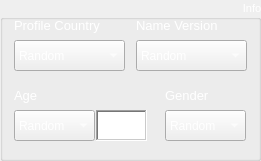
   <widget class="QGroupBox" name="gbInfo">
    <property name="geometry">
     <rect>
      <x>20</x>
      <y>10</y>
      <width>261</width>
      <height>161</height>
     </rect>
    </property>
    <property name="font">
     <font>
      <pointsize>8</pointsize>
     </font>
    </property>
    <property name="layoutDirection">
     <enum>Qt::LeftToRight</enum>
    </property>
    <property name="autoFillBackground">
     <bool>false</bool>
    </property>
    <property name="styleSheet">
     <string notr="true">color: rgb(255, 255, 255);</string>
    </property>
    <property name="title">
     <string> Info </string>
    </property>
    <property name="alignment">
     <set>Qt::AlignRight|Qt::AlignTrailing|Qt::AlignVCenter</set>
    </property>
    <property name="flat">
     <bool>false</bool>
    </property>
    <property name="checkable">
     <bool>false</bool>
    </property>
    <widget class="QLabel" name="lbProfileCountry">
     <property name="geometry">
      <rect>
       <x>14</x>
       <y>10</y>
       <width>91</width>
       <height>31</height>
      </rect>
     </property>
     <property name="font">
      <font>
       <pointsize>7</pointsize>
      </font>
     </property>
     <property name="layoutDirection">
      <enum>Qt::RightToLeft</enum>
     </property>
     <property name="text">
      <string>&lt;html&gt;&lt;head/&gt;&lt;body&gt;&lt;p&gt;&lt;span style=&quot; font-size:10pt; color:#ffffff;&quot;&gt;Profile Country&lt;/span&gt;&lt;/p&gt;&lt;/body&gt;&lt;/html&gt;</string>
     </property>
     <property name="alignment">
      <set>Qt::AlignLeading|Qt::AlignLeft|Qt::AlignVCenter</set>
     </property>
    </widget>
    <widget class="QComboBox" name="cbProfileCountry">
     <property name="geometry">
      <rect>
       <x>14</x>
       <y>40</y>
       <width>111</width>
       <height>31</height>
      </rect>
     </property>
     <property name="cursor">
      <cursorShape>PointingHandCursor</cursorShape>
     </property>
     <property name="currentIndex">
      <number>0</number>
     </property>
     <item>
      <property name="text">
       <string>Random</string>
      </property>
     </item>
     <item>
      <property name="text">
       <string>Unite State</string>
      </property>
     </item>
     <item>
      <property name="text">
       <string>Khmer</string>
      </property>
     </item>
     <item>
      <property name="text">
       <string>Thai</string>
      </property>
     </item>
    </widget>
    <widget class="QLabel" name="lbGender">
     <property name="geometry">
      <rect>
       <x>165</x>
       <y>80</y>
       <width>51</width>
       <height>31</height>
      </rect>
     </property>
     <property name="font">
      <font>
       <pointsize>7</pointsize>
      </font>
     </property>
     <property name="layoutDirection">
      <enum>Qt::RightToLeft</enum>
     </property>
     <property name="text">
      <string>&lt;html&gt;&lt;head/&gt;&lt;body&gt;&lt;p&gt;&lt;span style=&quot; font-size:10pt; color:#ffffff;&quot;&gt;Gender&lt;/span&gt;&lt;/p&gt;&lt;/body&gt;&lt;/html&gt;</string>
     </property>
     <property name="alignment">
      <set>Qt::AlignLeading|Qt::AlignLeft|Qt::AlignVCenter</set>
     </property>
    </widget>
    <widget class="QComboBox" name="cbGender">
     <property name="geometry">
      <rect>
       <x>165</x>
       <y>110</y>
       <width>81</width>
       <height>31</height>
      </rect>
     </property>
     <property name="cursor">
      <cursorShape>PointingHandCursor</cursorShape>
     </property>
     <property name="currentIndex">
      <number>0</number>
     </property>
     <item>
      <property name="text">
       <string>Random</string>
      </property>
     </item>
     <item>
      <property name="text">
       <string>Male</string>
      </property>
     </item>
     <item>
      <property name="text">
       <string>Female</string>
      </property>
     </item>
    </widget>
    <widget class="QLabel" name="lbAge">
     <property name="geometry">
      <rect>
       <x>14</x>
       <y>80</y>
       <width>31</width>
       <height>31</height>
      </rect>
     </property>
     <property name="font">
      <font>
       <pointsize>7</pointsize>
      </font>
     </property>
     <property name="layoutDirection">
      <enum>Qt::RightToLeft</enum>
     </property>
     <property name="text">
      <string>&lt;html&gt;&lt;head/&gt;&lt;body&gt;&lt;p&gt;&lt;span style=&quot; font-size:10pt; color:#ffffff;&quot;&gt;Age&lt;/span&gt;&lt;/p&gt;&lt;/body&gt;&lt;/html&gt;</string>
     </property>
     <property name="alignment">
      <set>Qt::AlignLeading|Qt::AlignLeft|Qt::AlignVCenter</set>
     </property>
    </widget>
    <widget class="QComboBox" name="cbAge">
     <property name="geometry">
      <rect>
       <x>14</x>
       <y>110</y>
       <width>81</width>
       <height>31</height>
      </rect>
     </property>
     <property name="cursor">
      <cursorShape>PointingHandCursor</cursorShape>
     </property>
     <property name="currentIndex">
      <number>0</number>
     </property>
     <item>
      <property name="text">
       <string>Random</string>
      </property>
     </item>
     <item>
      <property name="text">
       <string>Set Age</string>
      </property>
     </item>
    </widget>
    <widget class="QComboBox" name="cbNameVersion">
     <property name="geometry">
      <rect>
       <x>136</x>
       <y>40</y>
       <width>111</width>
       <height>31</height>
      </rect>
     </property>
     <property name="cursor">
      <cursorShape>PointingHandCursor</cursorShape>
     </property>
     <property name="currentIndex">
      <number>0</number>
     </property>
     <item>
      <property name="text">
       <string>Random</string>
      </property>
     </item>
     <item>
      <property name="text">
       <string>Original</string>
      </property>
     </item>
     <item>
      <property name="text">
       <string>English</string>
      </property>
     </item>
    </widget>
    <widget class="QLabel" name="lbNameVersion">
     <property name="geometry">
      <rect>
       <x>136</x>
       <y>10</y>
       <width>91</width>
       <height>31</height>
      </rect>
     </property>
     <property name="font">
      <font>
       <pointsize>7</pointsize>
      </font>
     </property>
     <property name="layoutDirection">
      <enum>Qt::RightToLeft</enum>
     </property>
     <property name="text">
      <string>&lt;html&gt;&lt;head/&gt;&lt;body&gt;&lt;p&gt;&lt;span style=&quot; font-size:10pt; color:#ffffff;&quot;&gt;Name Version&lt;/span&gt;&lt;/p&gt;&lt;/body&gt;&lt;/html&gt;</string>
     </property>
     <property name="alignment">
      <set>Qt::AlignLeading|Qt::AlignLeft|Qt::AlignVCenter</set>
     </property>
    </widget>
    <widget class="QTextEdit" name="txtAge">
     <property name="geometry">
      <rect>
       <x>96</x>
       <y>110</y>
       <width>51</width>
       <height>31</height>
      </rect>
     </property>
     <property name="font">
      <font>
       <pointsize>10</pointsize>
      </font>
     </property>
     <property name="styleSheet">
      <string notr="true">color: rgb(255, 255, 255);</string>
     </property>
     <property name="frameShape">
      <enum>QFrame::WinPanel</enum>
     </property>
    </widget>
   </widget>
